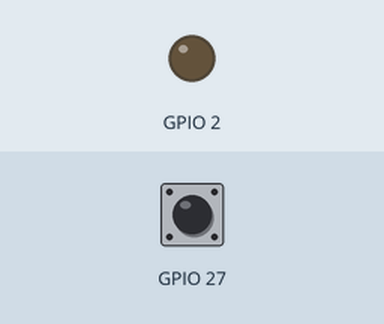
This sketch was run on a simulated ESP32. On the bench: output pins drawn as LEDs (lit = HIGH). The inputs (shaded band) are chosen by the test bench; at power-on: GPIO 27 HIGH.

Above: at 1.2 s.
1.3 s: GPIO 27 pulled LOW for 0.15 s
At 1.37 s:
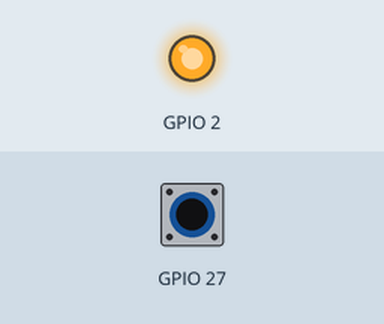
2.9 s: GPIO 27 pulled LOW for 3.2 s
At 7.2 s:
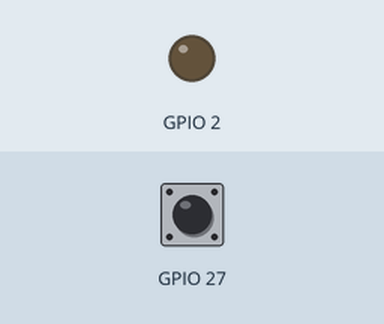
Timing chart, 0 to 8.7 s (numbered marks = the images above; inputs shaded):
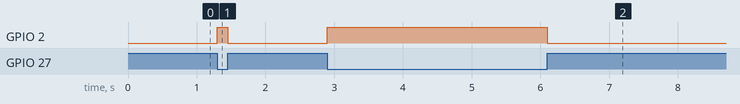

The sketch:

Firebeetle_2_Button_Test.ino
```cpp
void setup() {
  pinMode(27, INPUT_PULLUP);
  pinMode(2, OUTPUT);
}

void loop() {
  int sensorVal = digitalRead(27);
  if (sensorVal == HIGH) {
    digitalWrite(2, LOW);
  } else {
    digitalWrite(2, HIGH);
  }
}
```

Measured:
- after the input at 1.3 s, GPIO 2: LOW → HIGH at once, → LOW 0.15 s later
- after the input at 2.9 s, GPIO 2: LOW → HIGH at once, → LOW 3.2 s later
